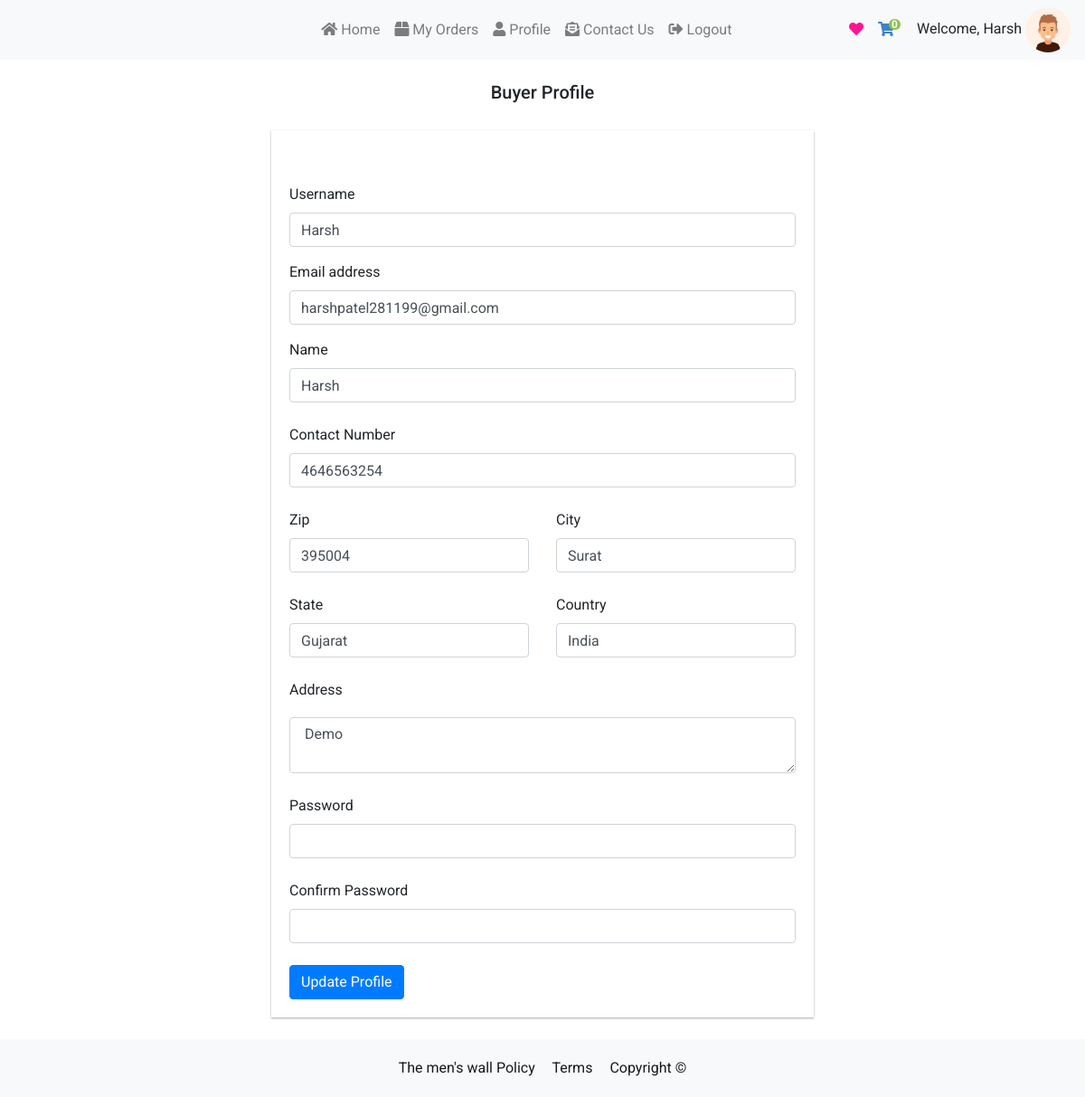
Before: /products/profile/ (signed in) with the older database file.
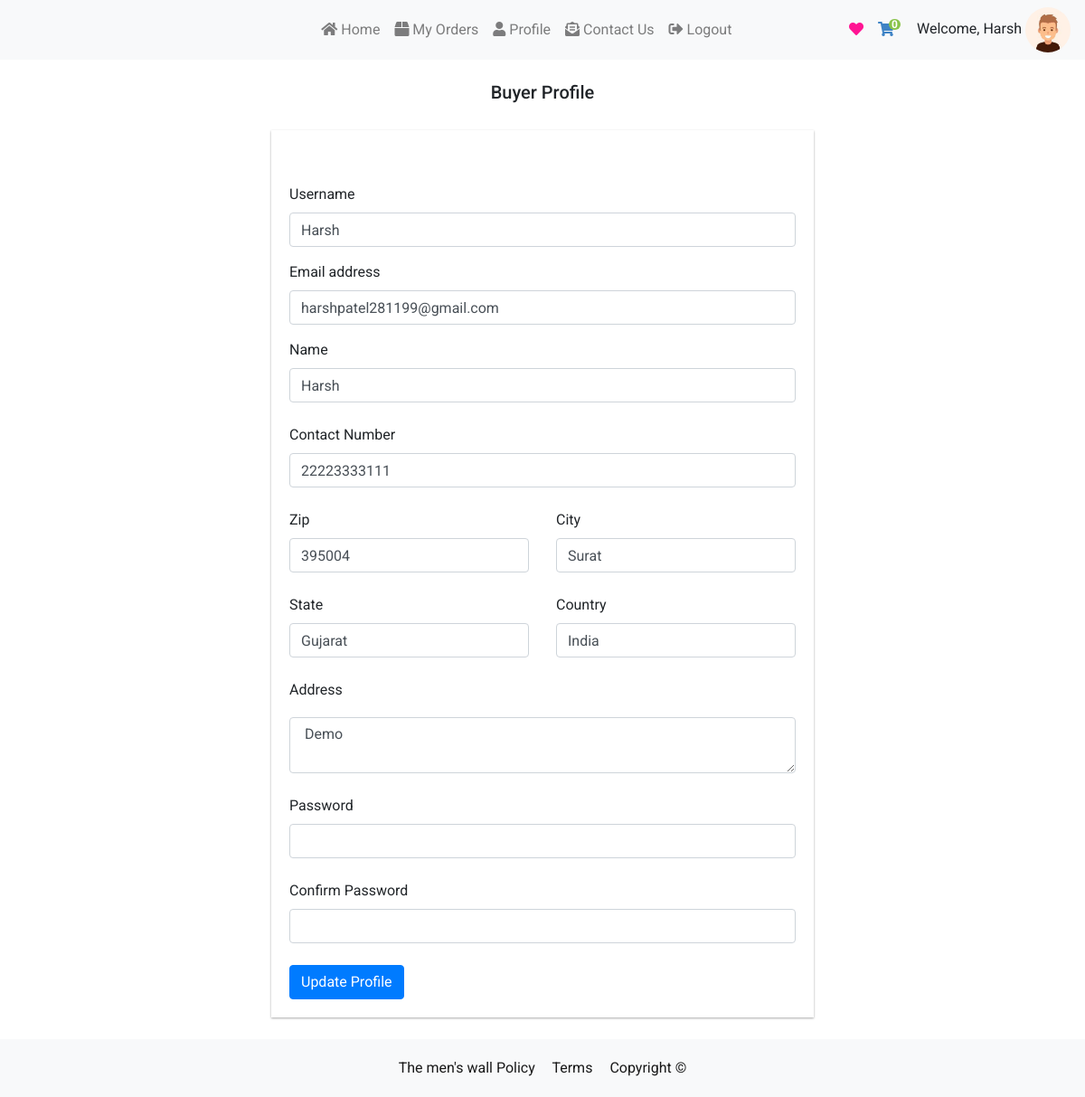
After: the same page with the newer database file.
### users/models.py (models this page shows, shortened)
class CustomeUser(AbstractUser):
	role_list = [
		('buyer', 'buyer'),
		('seller', 'seller')
	]
	role = models.CharField(max_length=10, choices=role_list,null=True,blank=True,default='buyer')
	contact_no = models.CharField(null=True,blank=True,max_length=20,default="")
	fullname = models.CharField(max_length=100,default="",null=True,blank=True)

class Profile(models.Model):
	user = models.OneToOneField(CustomeUser, on_delete=models.CASCADE)
	image = models.ImageField(default='default.png', upload_to='profile_pics')
	slug = AutoSlugField(populate_from='user')
	bio = models.CharField(max_length=255, blank=True)
	friends = models.ManyToManyField("Profile", blank=True)

### products/views.py (the view, shortened to what this page needs)
# urls.py: path("profile/",profile,name="profile"),
def profile(request):
    address = Address.objects.filter(user=request.user).last()
    return render(request,'products/sellerProfile.html',{'address':address})

### feed/views.py (called while the page is built)
def CountNotifications(request):
	count_notifications = 0
	if request.user.is_authenticated:
		count_notifications = Notification.objects.filter(user=request.user, is_seen=False).count()
	return {'count_notifications':count_notifications}

def GetProfile(request):
	you = ''
	if request.user.is_authenticated:
		p = request.user.profile
		you = p.user
	return {'profile':you}

### templates/products/sellerProfile.html (shortened to what the changed rows need)
{% extends "products/ecommBase.html" %}
{% load static %}
{% block content %}
<div class="container mt-2">
    <div class="text-center">
        <h5 class=" mt-4 mb-4">{{ user.role | title }} Profile</h5>
    </div>
    {% load static %}
    <div class="container seller__form mb-4">
        <form method="post" action="" >{% csrf_token %}
            <div class="row">
                <div class="col-12">
                    <div class="form-group">
                        <label for="first">Username</label>
                        <input type="text" value="{{ user.username }}" name="username" class="form-control" placeholder="" id="first">
                    </div>
                </div>
                <div class="col-md-12">
                    <div class="form-group">
                        <label for="email">Email address</label>
                        <input type="email" value="{{ user.email }}"  name="email" class="form-control" id="email" placeholder="email">
                    </div>
                </div>
                <div class="col-md-12 mb-2">
                    <div class="form-group">
                        <label for="company">Name</label>
                        <input type="text" class="form-control" name="fullname" placeholder="" value="{{ user.fullname }}" id="company">
                    </div>
                </div>
                <div class="col-md-12 mb-2">
                    <div class="form-group">
                        <label for="company">Contact Number</label>
                        <input type="text" class="form-control" name="contact" placeholder="" value="{{ user.contact_no }}" id="company">
                    </div>
                </div>
            </div>
        </form>
    </div>
</div>
{% endblock %}

### templates/products/ecommBase.html (shortened to what the changed rows need)
{% load static %}
<!DOCTYPE html>
<html lang="en">
<head>
    <link href="https://cdnjs.cloudflare.com/ajax/libs/font-awesome/5.13.0/css/all.min.css" rel="stylesheet">
    <link rel="stylesheet" href="https://cdn.jsdelivr.net/npm/bootstrap@4.5.3/dist/css/bootstrap.min.css">
</head>
<body>
<nav class="navbar navbar-expand-md bg-light navbar-light">
     <div class="user-img">
               <span>Welcome,</span>
                <span>{{ profile.profile.user.username }}</span>
                <img src="{{ profile.profile.image.url }}" alt="" style="vertical-align: middle;
                    width: 50px;
                    height: 50px;
                    border-radius: 50%;">
            </div>
</nav>
    {% block content %}
    {% endblock content %}
</body>
</html>

Changed rows visible on the page:
changed CustomeUser "Buyer": contact "4646563254" → "22223333111"
